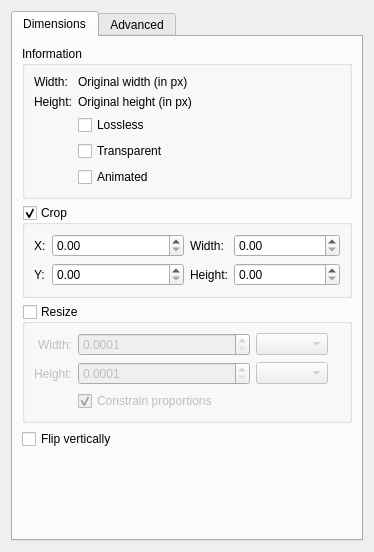
<?xml version="1.0" encoding="UTF-8"?>
<ui version="4.0">
 <author>
  SPDX-FileCopyrightText: 2021 L. E. Segovia &lt;amy@amyspark.me&gt;
  SPDX-License-Identifier: GPL-3.0-or-later
 </author>
 <class>DlgWebPImport</class>
 <widget class="QWidget" name="DlgWebPImport">
  <property name="geometry">
   <rect>
    <x>0</x>
    <y>0</y>
    <width>374</width>
    <height>552</height>
   </rect>
  </property>
  <property name="sizePolicy">
   <sizepolicy hsizetype="MinimumExpanding" vsizetype="MinimumExpanding">
    <horstretch>0</horstretch>
    <verstretch>0</verstretch>
   </sizepolicy>
  </property>
  <property name="windowTitle">
   <string>WebP Image</string>
  </property>
  <layout class="QVBoxLayout" name="verticalLayout">
   <item>
    <widget class="QTabWidget" name="tabWidget">
     <property name="currentIndex">
      <number>0</number>
     </property>
     <widget class="QWidget" name="dimensions">
      <attribute name="title">
       <string>Dimensions</string>
      </attribute>
      <layout class="QVBoxLayout" name="verticalLayout_2">
       <item>
        <widget class="QGroupBox" name="original">
         <property name="title">
          <string>Information</string>
         </property>
         <layout class="QFormLayout" name="formLayout_3">
          <item row="0" column="0">
           <widget class="QLabel" name="lblWidth">
            <property name="text">
             <string>Width:</string>
            </property>
           </widget>
          </item>
          <item row="0" column="1">
           <widget class="QLabel" name="originalWidth">
            <property name="text">
             <string notr="true">Original width (in px)</string>
            </property>
           </widget>
          </item>
          <item row="1" column="0">
           <widget class="QLabel" name="lblHeight">
            <property name="text">
             <string>Height:</string>
            </property>
           </widget>
          </item>
          <item row="1" column="1">
           <widget class="QLabel" name="originalHeight">
            <property name="text">
             <string notr="true">Original height (in px)</string>
            </property>
           </widget>
          </item>
          <item row="2" column="1">
           <widget class="QCheckBox" name="isLossless">
            <property name="focusPolicy">
             <enum>Qt::NoFocus</enum>
            </property>
            <property name="text">
             <string>Lossless</string>
            </property>
            <property name="tristate">
             <bool>true</bool>
            </property>
           </widget>
          </item>
          <item row="3" column="1">
           <widget class="QCheckBox" name="hasTransparency">
            <property name="focusPolicy">
             <enum>Qt::NoFocus</enum>
            </property>
            <property name="text">
             <string>Transparent</string>
            </property>
           </widget>
          </item>
          <item row="4" column="1">
           <widget class="QCheckBox" name="hasAnimation">
            <property name="focusPolicy">
             <enum>Qt::NoFocus</enum>
            </property>
            <property name="text">
             <string>Animated</string>
            </property>
           </widget>
          </item>
         </layout>
        </widget>
       </item>
       <item>
        <widget class="QGroupBox" name="crop">
         <property name="title">
          <string>Crop</string>
         </property>
         <property name="flat">
          <bool>true</bool>
         </property>
         <property name="checkable">
          <bool>true</bool>
         </property>
         <layout class="QHBoxLayout" name="horizontalLayout">
          <item>
           <layout class="QFormLayout" name="formLayout">
            <item row="0" column="0">
             <widget class="QLabel" name="lblCropX">
              <property name="text">
               <string>X:</string>
              </property>
             </widget>
            </item>
            <item row="1" column="0">
             <widget class="QLabel" name="lblCropY">
              <property name="text">
               <string>Y:</string>
              </property>
             </widget>
            </item>
            <item row="0" column="1">
             <widget class="KisDoubleParseUnitSpinBox" name="cropX"/>
            </item>
            <item row="1" column="1">
             <widget class="KisDoubleParseUnitSpinBox" name="cropY"/>
            </item>
           </layout>
          </item>
          <item>
           <layout class="QFormLayout" name="formLayout_2">
            <item row="1" column="0">
             <widget class="QLabel" name="lblCropHeight">
              <property name="text">
               <string>Height:</string>
              </property>
             </widget>
            </item>
            <item row="0" column="0">
             <widget class="QLabel" name="lblCropWidth">
              <property name="text">
               <string>Width:</string>
              </property>
             </widget>
            </item>
            <item row="1" column="1">
             <widget class="KisDoubleParseUnitSpinBox" name="cropHeight"/>
            </item>
            <item row="0" column="1">
             <widget class="KisDoubleParseUnitSpinBox" name="cropWidth"/>
            </item>
           </layout>
          </item>
         </layout>
        </widget>
       </item>
       <item>
        <widget class="QGroupBox" name="scale">
         <property name="title">
          <string>Resize</string>
         </property>
         <property name="flat">
          <bool>true</bool>
         </property>
         <property name="checkable">
          <bool>true</bool>
         </property>
         <property name="checked">
          <bool>false</bool>
         </property>
         <layout class="QGridLayout" name="gridLayout_4">
          <item row="0" column="0">
           <widget class="QLabel" name="lblNewWidth">
            <property name="text">
             <string>Width:</string>
            </property>
            <property name="alignment">
             <set>Qt::AlignRight|Qt::AlignTrailing|Qt::AlignVCenter</set>
            </property>
           </widget>
          </item>
          <item row="0" column="2">
           <widget class="QComboBox" name="widthUnit"/>
          </item>
          <item row="0" column="1">
           <widget class="KisDoubleParseUnitSpinBox" name="newWidthDouble">
            <property name="sizePolicy">
             <sizepolicy hsizetype="MinimumExpanding" vsizetype="Fixed">
              <horstretch>0</horstretch>
              <verstretch>0</verstretch>
             </sizepolicy>
            </property>
            <property name="decimals">
             <number>4</number>
            </property>
            <property name="minimum">
             <double>0.000100000000000</double>
            </property>
            <property name="maximum">
             <double>100000000.000000000000000</double>
            </property>
            <property name="singleStep">
             <double>0.100000000000000</double>
            </property>
           </widget>
          </item>
          <item row="0" column="3" rowspan="2">
           <widget class="KoAspectButton" name="aspectRatioBtn" native="true"/>
          </item>
          <item row="2" column="1" colspan="4">
           <widget class="QCheckBox" name="constrainProportionsCkb">
            <property name="sizePolicy">
             <sizepolicy hsizetype="Expanding" vsizetype="Fixed">
              <horstretch>0</horstretch>
              <verstretch>0</verstretch>
             </sizepolicy>
            </property>
            <property name="toolTip">
             <string>Constrain aspect ratio</string>
            </property>
            <property name="text">
             <string>Constrain proportions</string>
            </property>
            <property name="checked">
             <bool>true</bool>
            </property>
           </widget>
          </item>
          <item row="1" column="0">
           <widget class="QLabel" name="lblNewHeight">
            <property name="text">
             <string>Height:</string>
            </property>
            <property name="alignment">
             <set>Qt::AlignRight|Qt::AlignTrailing|Qt::AlignVCenter</set>
            </property>
           </widget>
          </item>
          <item row="1" column="1">
           <widget class="KisDoubleParseUnitSpinBox" name="newHeightDouble">
            <property name="sizePolicy">
             <sizepolicy hsizetype="MinimumExpanding" vsizetype="Fixed">
              <horstretch>0</horstretch>
              <verstretch>0</verstretch>
             </sizepolicy>
            </property>
            <property name="decimals">
             <number>4</number>
            </property>
            <property name="minimum">
             <double>0.000100000000000</double>
            </property>
            <property name="maximum">
             <double>100000000.000000000000000</double>
            </property>
            <property name="singleStep">
             <double>0.100000000000000</double>
            </property>
           </widget>
          </item>
          <item row="1" column="2">
           <widget class="QComboBox" name="heightUnit"/>
          </item>
         </layout>
        </widget>
       </item>
       <item>
        <widget class="QCheckBox" name="flip">
         <property name="text">
          <string>Flip vertically</string>
         </property>
        </widget>
       </item>
       <item>
        <spacer name="verticalSpacer_4">
         <property name="orientation">
          <enum>Qt::Vertical</enum>
         </property>
         <property name="sizeHint" stdset="0">
          <size>
           <width>20</width>
           <height>0</height>
          </size>
         </property>
        </spacer>
       </item>
      </layout>
     </widget>
     <widget class="QWidget" name="advanced">
      <attribute name="title">
       <string>Advanced</string>
      </attribute>
      <layout class="QVBoxLayout" name="verticalLayout_5">
       <item>
        <layout class="QVBoxLayout" name="verticalLayout_6">
         <item>
          <widget class="QCheckBox" name="bypassFiltering">
           <property name="text">
            <string>Bypass filtering</string>
           </property>
          </widget>
         </item>
         <item>
          <widget class="QCheckBox" name="noFancyUpsampling">
           <property name="text">
            <string>Use faster pointwise upsampling</string>
           </property>
          </widget>
         </item>
         <item>
          <widget class="QCheckBox" name="useThreads">
           <property name="text">
            <string>Use multithreaded decoding</string>
           </property>
          </widget>
         </item>
        </layout>
       </item>
       <item>
        <widget class="QGroupBox" name="dithering">
         <property name="sizePolicy">
          <sizepolicy hsizetype="Preferred" vsizetype="Preferred">
           <horstretch>0</horstretch>
           <verstretch>0</verstretch>
          </sizepolicy>
         </property>
         <property name="title">
          <string>Dithering</string>
         </property>
         <property name="flat">
          <bool>true</bool>
         </property>
         <property name="checkable">
          <bool>true</bool>
         </property>
         <property name="checked">
          <bool>false</bool>
         </property>
         <layout class="QVBoxLayout" name="verticalLayout_7">
          <item>
           <widget class="KisSliderSpinBox" name="ditheringStrength">
            <property name="suffix">
             <string> %</string>
            </property>
            <property name="prefix">
             <string>Colour planes: </string>
            </property>
            <property name="maximum">
             <number>100</number>
            </property>
           </widget>
          </item>
          <item>
           <widget class="KisSliderSpinBox" name="alphaDitheringStrength">
            <property name="suffix">
             <string> %</string>
            </property>
            <property name="prefix">
             <string>Alpha plane: </string>
            </property>
            <property name="maximum">
             <number>100</number>
            </property>
           </widget>
          </item>
         </layout>
        </widget>
       </item>
       <item>
        <spacer name="verticalSpacer_5">
         <property name="orientation">
          <enum>Qt::Vertical</enum>
         </property>
         <property name="sizeHint" stdset="0">
          <size>
           <width>20</width>
           <height>40</height>
          </size>
         </property>
        </spacer>
       </item>
      </layout>
     </widget>
    </widget>
   </item>
  </layout>
 </widget>
 <customwidgets>
  <customwidget>
   <class>KoAspectButton</class>
   <extends>QWidget</extends>
   <header location="global">KoAspectButton.h</header>
   <container>1</container>
  </customwidget>
  <customwidget>
   <class>KisDoubleParseUnitSpinBox</class>
   <extends>QDoubleSpinBox</extends>
   <header location="global">kis_double_parse_unit_spin_box.h</header>
  </customwidget>
  <customwidget>
   <class>KisSliderSpinBox</class>
   <extends>QSpinBox</extends>
   <header location="global">kis_slider_spin_box.h</header>
  </customwidget>
 </customwidgets>
 <resources/>
 <connections/>
</ui>
